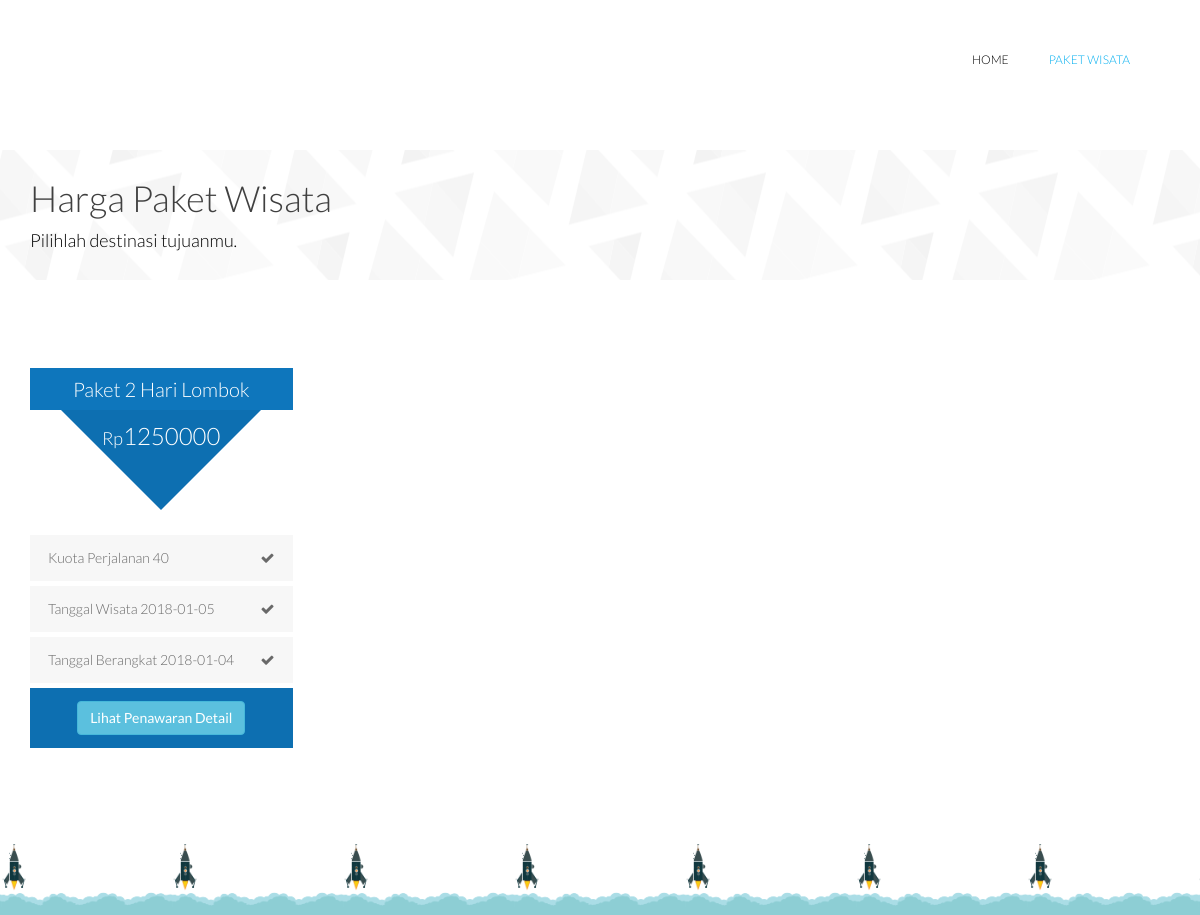
/index.php/welcome/pricing, run on an earlier commit of the app's database.
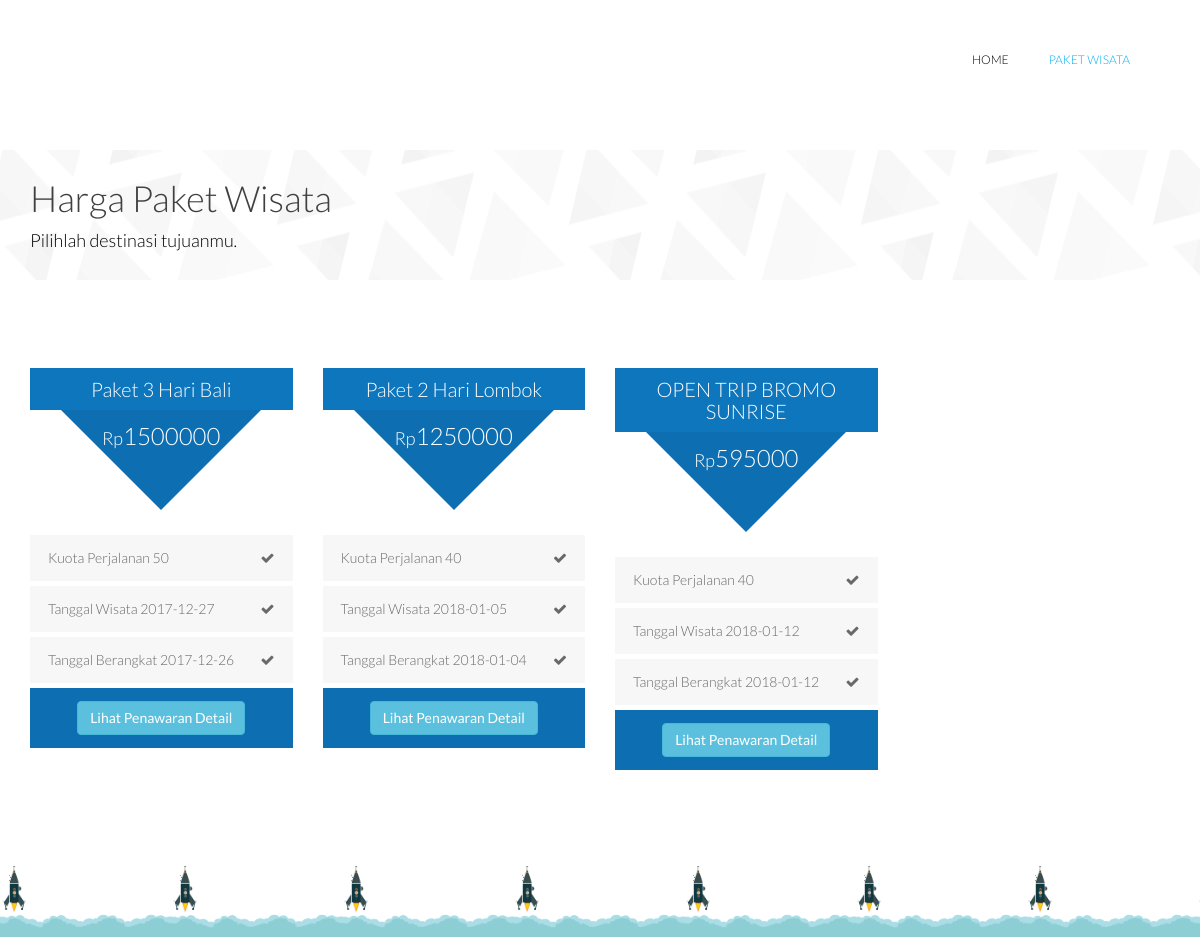
And on a later commit of the database.
### tables this page shows
CREATE TABLE `wisata` (
  `Kode_Paket` int(11) NOT NULL,
  `Nama_Paket` varchar(100) NOT NULL,
  `Alamat_Wisata` varchar(100) NOT NULL,
  `Harga_Orang` int(11) NOT NULL,
  `Kuota_Perjalanan` int(11) NOT NULL,
  `Tanggal_Wisata` date NOT NULL,
  `Tanggal_Berangkat` date NOT NULL,
  `Deskripsi` varchar(1000) NOT NULL,
  `Nama_Travel` varchar(100) NOT NULL,
  `Nomor_HP` int(100) NOT NULL,
  `Email_Travel` varchar(100) NOT NULL,
  `Alamat_Travel` varchar(1000) NOT NULL
);

### application/controllers/Welcome.php (called while the page is built, shortened)
<?php
class Welcome extends CI_Controller {
	function __construct(){
		$this->load->model('Fungsi_model');
	}
	function pricing(){
		$data['wisata'] = $this->Fungsi_model->ambil_data()->result();
		$this->load->view('header');
		$this->load->view('pricing', $data);
		$this->load->view('footer');
	}
}

### index.php (called while the page is built, shortened)
<?php
require_once BASEPATH.'core/CodeIgniter.php';

### application/models/Fungsi_model.php (called while the page is built, shortened)
<?php
class Fungsi_model extends CI_Model{
	function ambil_data(){
		return $this->db->get('wisata');
	}
}
?>

### application/views/pricing.php (the view, shortened to what this page needs)
<!DOCTYPE html>
<html lang="en">
    <head>
    </head>
    <body>
        <header id="header">
            <div class="navbar navbar-inverse" role="banner">
                <div class="container">
				<div class="collapse navbar-collapse">
                    <ul class="nav navbar-nav navbar-right">
						<li><a href="<?php echo base_url('index.php/Welcome');?>">Home</a></li>
						<li class="active"><a href="<?php echo base_url('index.php/Welcome/pricing');?>">Paket Wisata</a></li>
                    </ul>
				</div>
                </div>
            </div>
        </header>
        <section id="page-breadcrumb">
            <div class="vertical-center sun">
                <div class="container">
                    <div class="row">
                        <div class="action">
                            <div class="col-sm-12">
                                <h1 class="title">Harga Paket Wisata</h1>
                                <p>Pilihlah destinasi tujuanmu.</p>
                            </div>
                        </div>
                    </div>
                </div>
            </div>
        </section>
        <section class="container">
            <div class="price-table">
                <div class="row">
				<?php foreach($wisata as $u){ ?>
                    <div class="col-sm-6 col-md-3">
                        <div class="single-price price-one">
                            <div class="table-heading">
                                <p class="plan-name"><?php echo $u->Nama_Paket ?></p>
                                <p class="plan-price"><span class="dollar-sign">Rp</span><span class="price"><?php echo $u->Harga_Orang ?></span><span class="month"></span></p>
                            </div>
                            <ul>
                                <li>Kuota Perjalanan <?php echo $u->Kuota_Perjalanan ?>
                                    <span><i class="fa fa-check"></i></span>
                                </li>
                                <li>Tanggal Wisata <?php echo $u->Tanggal_Wisata ?>
                                    <span><i class="fa fa-check"></i></span>
                                </li>
                                <li>Tanggal Berangkat <?php echo $u->Tanggal_Berangkat ?>
                                    <span><i class="fa fa-check"></i></span>
                                </li>
                            </ul>
							<form method="POST" action="<?php echo base_url('index.php/Welcome/services/'.$u->Kode_Paket);?>" class="btn btn-buynow">
							<button type="submit" class="btn btn-info">Lihat Penawaran Detail</button>
							</form>
                        </div>
                    </div>
						<?php } ?>
                </div>
            </div>
        </section>
    </body>
</html>

### application/views/header.php (shortened to what this page needs)
<!DOCTYPE html>
<html lang="en">
    <head>
        <link href="<?php echo base_url('gambar/css/bootstrap.min.css');?>" rel="stylesheet">
        <link href="<?php echo base_url('gambar/css/font-awesome.min.css');?>" rel="stylesheet">
        <link href="<?php echo base_url('gambar/css/animate.min.css');?>" rel="stylesheet">
        <link href="<?php echo base_url('gambar/css/lightbox.css');?>" rel="stylesheet">
        <link href="<?php echo base_url('gambar/css/main.css');?>" rel="stylesheet">
        <link href="<?php echo base_url('gambar/css/responsive.css');?>" rel="stylesheet">
	</head>
</html>

### application/views/footer.php (shortened to what this page needs)
<!DOCTYPE html>
<html>
<body>
        <footer id="footer">
            <div class="container">
                <div class="row">
                    <div class="col-sm-12 text-center bottom-separator">
                    </div>
                </div>
            </div>
        </footer>
</body>
</html>

### gambar/css/main.css (style rules this page uses)
body { background: #fff; font-family: 'Lato', sans-serif; font-weight: 300; font-size: 14px; line-height: 22px; color: #000; }
html { height: 100%; }
a { color:#C03035; }
a { -webkit-transition: 300ms; -moz-transition: 300ms; -o-transition: 300ms; transition: 300ms; }
ul { list-style: none; }
h1, h2, h3, h4, h5, h6 { font-family: 'Lato', sans-serif; font-weight: 300; }
h1 { color: #686868; }
#header { margin-bottom: 0; padding: 30px 0 60px 0; }
#header .navbar-inverse .container { position: relative; }
#header .navbar { background: #fff; border: 0; margin-bottom: 0; }
#header .navbar-nav.navbar-right >li:last-child { margin-right: 20px; }
#header .navbar-nav.navbar-right >li a { color: #000; font-size: 12px; padding: 20px; text-transform: uppercase; font-weight: 300; }
#header .navbar-inverse .navbar-nav li.active > a, #header .navbar-inverse .navbar-nav li.active > a:focus, #header .navbar-nav.navbar-right li > a:hover, .navbar-inverse .navbar-nav > .open > a { background-color: inherit; border: 0; color: #00aeef; }
#footer { padding-bottom: 10px; background-image: url(../images/home/footer.png); background-repeat: repeat-x; background-position: bottom; background-size: contain; }
#footer .bottom-separator { margin-bottom: 60px; }
.vertical-center { display: table-cell; vertical-align: middle; width: 100%; position: statice; }
.action h1 { margin-top: 0; }
.action p { font-size: 18px; margin-bottom: 0; font-weight: 300; }
.title { color: #404040; font-weight: 300; }
#action , #page-breadcrumb { position: relative; }
#page-breadcrumb { background-image: url(../images/home/tour-bg.png); background-color: #fbfafa; background-repeat: repeat-x; height: 130px; background-position: center; display: table; position: static; width: 100%; }
.price-table { margin-top: 88px; margin-bottom: 96px; }
.single-price ul { padding: 0; margin: 0; list-style: none; }
.table-heading { background-color: transparent !important; color: #FFFFFF !important; overflow: hidden; padding: 0 !important; text-align: center; }
.single-price.price-one .plan-name, .single-price.price-two .plan-name, .single-price.price-three .plan-name, .single-price.price-four .plan-name { color: #fff; font-size: 20px; margin-bottom: 0; padding: 10px 0; text-transform: capitalize; }
.single-price.price-one .plan-name { background-color: #0e76bc; }
.single-price .plan-price { color: #fff; float: none; font-size: 14px; height: 110px; margin-bottom: 15px; overflow: hidden; position: relative; z-index: 5; padding-top: 15px; }
.plan-price .dollar-sign { font-size: 18px; }
.plan-price .price { font-size: 24px; }
.price-one .plan-price:after, .price-two .plan-price:after, .price-three .plan-price:after, .price-four .plan-price:after { border-style: solid; border-width: 110px; content: ""; height: 0; left:50%; position: absolute; top: 0; width: 0; z-index: -1; margin-left: -110px; }
.price-one .plan-price:after { border-color: #0d6fb1 transparent transparent; }
.single-price ul li, .single-table ul li { padding: 12px 18px; background-color: #f7f7f7; margin-bottom: 5px; color: #696969; }
.single-price ul li span, .single-table ul li span { float: right; }
.price-one .btn-buynow, .price-two .btn-buynow, .price-three .btn-buynow, .price-four .btn-buynow { border-radius: 0; color: #fff; padding: 12px; font-weight: 300; letter-spacing: 3px; text-transform: uppercase; display: block; }
.price-one .btn-buynow { background-color: #0d6fb1; }

### gambar/css/responsive.css (style rules this page uses)
@media only screen and (max-width : 1200px) { .single-price .plan-price:after { border-width:100px; margin-left:-100px; } }

What changed in the data, as far as the page shows it:
added wisata: Nama_Paket "Paket 3 Hari Bali", Harga_Orang "1500000", Kuota_Perjalanan "50", Tanggal_Wisata "2017-12-27", Tanggal_Berangkat "2017-12-26"
added wisata: Nama_Paket "OPEN TRIP BROMO SUNRISE", Harga_Orang "595000", Kuota_Perjalanan "40", Tanggal_Wisata "2018-01-12", Tanggal_Berangkat "2018-01-12"
